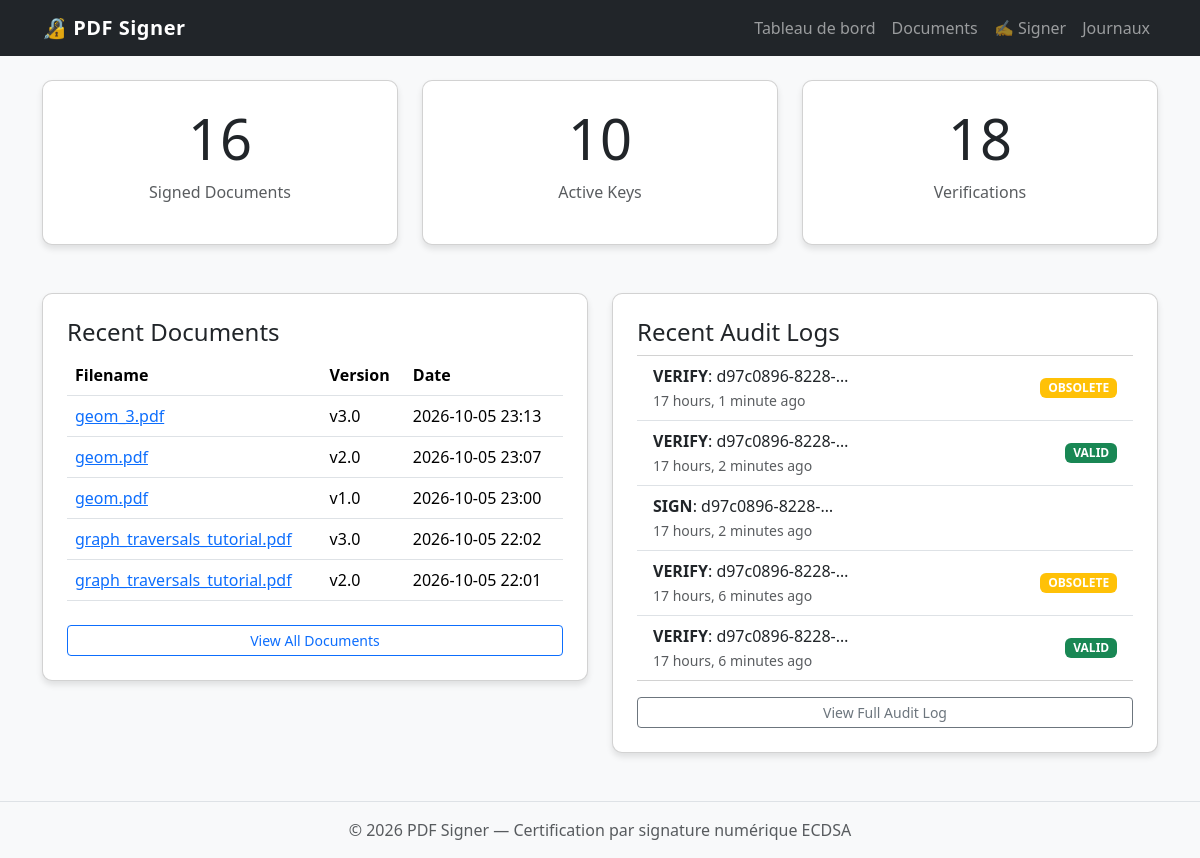
The page / on the database its author committed.
### signer_app/models.py (models this page shows, shortened)
class SignedDocument(models.Model):
    document_id = models.UUIDField(default=uuid.uuid4, editable=False)
    filename = models.CharField(max_length=255)
    version = models.CharField(max_length=50)
    timestamp = models.DateTimeField()
    file_hash = models.CharField(max_length=64)
    signature = models.TextField()
    signer_name = models.CharField(max_length=255)
    public_key = models.TextField()
    pdf_file = models.FileField(upload_to='signed_pdfs/')
    qr_code_file = models.ImageField(upload_to='qrs/')
    is_latest = models.BooleanField(default=True)
    class Meta:
        unique_together = ('document_id', 'version')
        constraints = [
            models.UniqueConstraint(
                fields=['document_id'],
                condition=models.Q(is_latest=True),
                name='one_latest_per_document',
            ),
        ]

class AuditLog(models.Model):
    EVENT_CHOICES = [
        ('SIGN', 'Signature'),
        ('VERIFY', 'Verification'),
    ]
    event = models.CharField(max_length=10, choices=EVENT_CHOICES)
    document_id = models.CharField(max_length=100)
    timestamp = models.DateTimeField(auto_now_add=True)
    result = models.CharField(max_length=50, blank=True, null=True)
    reason = models.TextField(blank=True, null=True)
    details = models.JSONField(default=dict)

### signer_app/views.py (the view)
# urls.py: path('', views.dashboard, name='dashboard'),
def dashboard(request):
    context = {
        'doc_count': SignedDocument.objects.count(),
        'key_count': SigningKey.objects.count(),
        'verify_count': AuditLog.objects.filter(event='VERIFY').count(),
        'recent_docs': SignedDocument.objects.order_by('-timestamp')[:5],
        'recent_logs': AuditLog.objects.order_by('-timestamp')[:5],
    }
    return render(request, 'dashboard.html', context)

### signer_app/templates/dashboard.html
{% extends 'base.html' %}
{% block content %}
<div class="row">
    <div class="col-md-4">
        <div class="card text-center p-4 mb-4">
            <h3 class="display-4">{{ doc_count }}</h3>
            <p class="text-muted">Signed Documents</p>
        </div>
    </div>
    <div class="col-md-4">
        <div class="card text-center p-4 mb-4">
            <h3 class="display-4">{{ key_count }}</h3>
            <p class="text-muted">Active Keys</p>
        </div>
    </div>
    <div class="col-md-4">
        <div class="card text-center p-4 mb-4">
            <h3 class="display-4">{{ verify_count }}</h3>
            <p class="text-muted">Verifications</p>
        </div>
    </div>
</div>
<div class="row mt-4">
    <div class="col-md-6">
        <div class="card p-4">
            <h4>Recent Documents</h4>
            <div class="table-responsive">
                <table class="table table-hover">
                    <thead>
                        <tr>
                            <th>Filename</th>
                            <th>Version</th>
                            <th>Date</th>
                        </tr>
                    </thead>
                    <tbody>
                        {% for doc in recent_docs %}
                        <tr>
                            <td><a href="{% url 'doc_detail' doc.document_id %}">{{ doc.filename }}</a></td>
                            <td>v{{ doc.version }}</td>
                            <td>{{ doc.timestamp|date:"Y-m-d H:i" }}</td>
                        </tr>
                        {% empty %}
                        <tr><td colspan="3">No documents yet.</td></tr>
                        {% endfor %}
                    </tbody>
                </table>
            </div>
            <a href="{% url 'document_list' %}" class="btn btn-outline-primary btn-sm mt-2">View All Documents</a>
        </div>
    </div>
    <div class="col-md-6">
        <div class="card p-4">
            <h4>Recent Audit Logs</h4>
            <ul class="list-group list-group-flush">
                {% for log in recent_logs %}
                <li class="list-group-item d-flex justify-content-between align-items-center">
                    <div>
                        <strong>{{ log.event }}</strong>: {{ log.document_id|truncatechars:15 }}
                        <br><small class="text-muted">{{ log.timestamp|timesince }} ago</small>
                    </div>
                    {% if log.result %}
                    <span class="badge {% if log.result == 'VALID' %}bg-success{% elif log.result == 'OBSOLETE' %}bg-warning{% else %}bg-danger{% endif %}">
                        {{ log.result }}
                    </span>
                    {% endif %}
                </li>
                {% empty %}
                <li class="list-group-item">No logs yet.</li>
                {% endfor %}
            </ul>
            <a href="{% url 'audit_logs' %}" class="btn btn-outline-secondary btn-sm mt-3">View Full Audit Log</a>
        </div>
    </div>
</div>
{% endblock %}

### templates/base.html (style rules this page uses)
body { background-color: #f8f9fa; }
.card { border-radius: 10px; box-shadow: 0 4px 6px rgba(0,0,0,.1); }

### rows shown on the page
SignedDocument: filename "geom_3.pdf", version "3.0", timestamp "2026-10-05 23:13"
SignedDocument: filename "geom.pdf", version "2.0", timestamp "2026-10-05 23:07"
SignedDocument: filename "geom.pdf", version "1.0", timestamp "2026-10-05 23:00"
SignedDocument: filename "graph_traversals_tutorial.pdf", version "3.0", timestamp "2026-10-05 22:02"
SignedDocument: filename "graph_traversals_tutorial.pdf", version "2.0", timestamp "2026-10-05 22:01"
AuditLog: event "VERIFY", document_id "d97c0896-8228-…", timestamp "17 hours, 1 minute", result "OBSOLETE"
AuditLog: event "VERIFY", document_id "d97c0896-8228-…", timestamp "17 hours, 2 minutes", result "VALID"
AuditLog: event "SIGN", document_id "d97c0896-8228-…", timestamp "17 hours, 2 minutes"
AuditLog: event "VERIFY", document_id "d97c0896-8228-…", timestamp "17 hours, 6 minutes", result "OBSOLETE"
AuditLog: event "VERIFY", document_id "d97c0896-8228-…", timestamp "17 hours, 6 minutes", result "VALID"

### other values the page prints
{{ doc_count }} "16"
{{ key_count }} "10"
{{ verify_count }} "18"
